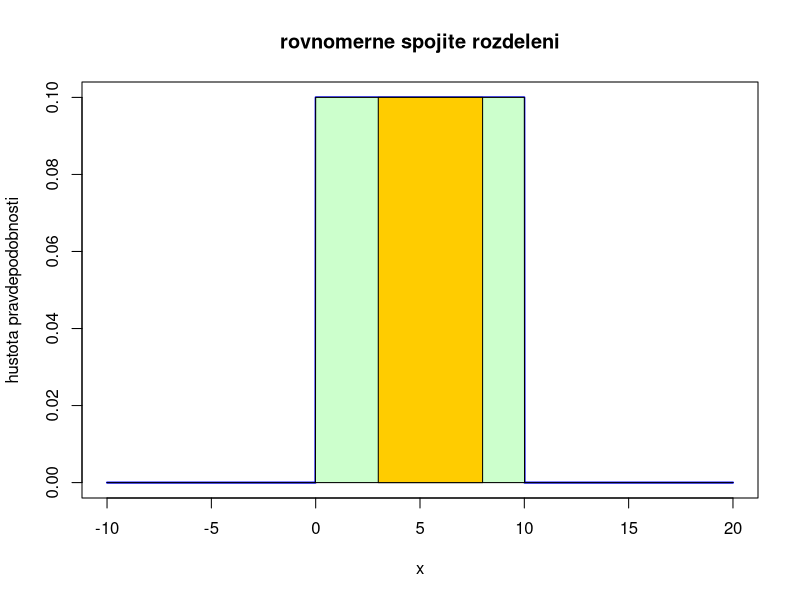
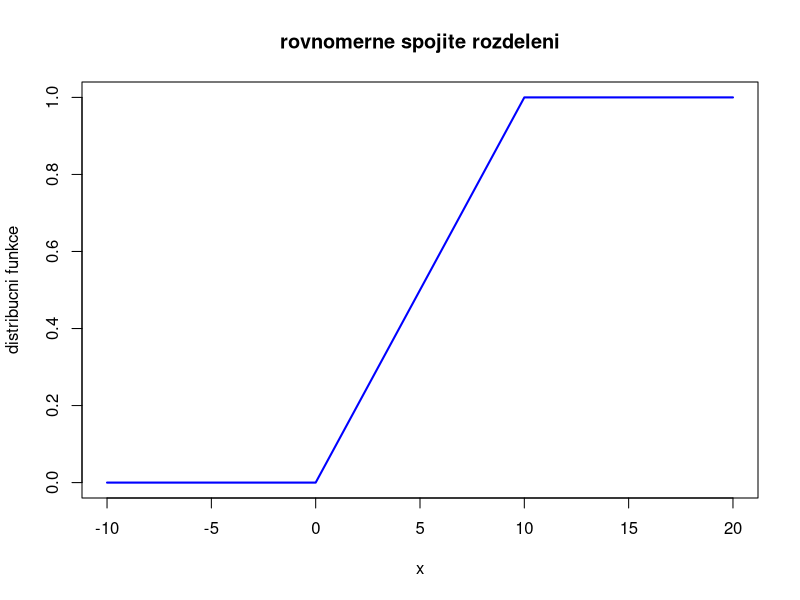

Generate these figures, in order, with R:
# Priklad 5

a <- 0
b <- 10

x <- seq (a-10, b+10, by = 0.01)
titulek <- "rovnomerne spojite rozdeleni"

# hustota pravdepodobnosti
hustota <- dunif (x, a, b)

#	hustotu graficky zobrazujeme jako krivku
plot (x, hustota, type = "l", col = "blue", lwd = 2, ylab = "hustota pravdepodobnosti", main = titulek)

# pravdepodobnost je dana plochou pod grafem hustoty pravdepodobnosti
# v R se ploch kresli jako vybarveny mnohouhelnik
polygon (c(min (x), x, max(x)), c(0, hustota, 0), col = "#CCFFCC")

# dokazeme zvyraznit i plochu pod krivkou v zadanem intervalu, 
# napr. v rozmezi od 3 do 8, vyuzijeme pritom funkci "which"
indexy <- which ((x >= 3) & (x <= 8))
polygon (x[c(min(indexy), indexy, max(indexy))], c(0, hustota[indexy], 0), col = "#FFCC00")

# distribucni funkce je spojita, 
#	graficky ji zobrazujeme jako krivku
distribucni <- punif (x, a, b)
plot (x, distribucni, type = "l", col = "blue", lwd = 2, ylab = "distribucni funkce", main = titulek)


